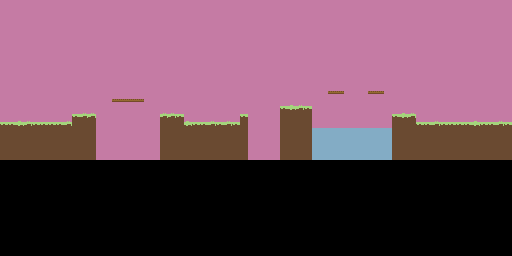

Below is a game level as drawn by its tile map, then a one-line description and the .tmx file that defines it, in full:
An orthogonal 64x32 tile map with 8x8 px tiles, 1 tile layer (Tile Layer 1).

<map version="1.10" tiledversion="1.11.2" orientation="orthogonal" renderorder="right-down" width="64" height="32" tilewidth="8" tileheight="8" infinite="0" nextlayerid="2" nextobjectid="1">
 <tileset firstgid="1" source="tileset.tsx" />
 <layer id="1" name="Tile Layer 1" width="64" height="32">
  <data encoding="csv">
9,9,9,9,9,9,9,9,9,9,9,9,9,9,9,9,9,9,9,9,9,9,9,9,9,9,9,9,9,9,9,9,9,9,9,9,9,9,9,9,9,9,9,9,9,9,9,9,9,9,9,9,9,9,9,9,9,9,9,9,9,9,9,9,
9,9,9,9,9,9,9,9,9,9,9,9,9,9,9,9,9,9,9,9,9,9,9,9,9,9,9,9,9,9,9,9,9,9,9,9,9,9,9,9,9,9,9,9,9,9,9,9,9,9,9,9,9,9,9,9,9,9,9,9,9,9,9,9,
9,9,9,9,9,9,9,9,9,9,9,9,9,9,9,9,9,9,9,9,9,9,9,9,9,9,9,9,9,9,9,9,9,9,9,9,9,9,9,9,9,9,9,9,9,9,9,9,9,9,9,9,9,9,9,9,9,9,9,9,9,9,9,9,
9,9,9,9,9,9,9,9,9,9,9,9,9,9,9,9,9,9,9,9,9,9,9,9,9,9,9,9,9,9,9,9,9,9,9,9,9,9,9,9,9,9,9,9,9,9,9,9,9,9,9,9,9,9,9,9,9,9,9,9,9,9,9,9,
9,9,9,9,9,9,9,9,9,9,9,9,9,9,9,9,9,9,9,9,9,9,9,9,9,9,9,9,9,9,9,9,9,9,9,9,9,9,9,9,9,9,9,9,9,9,9,9,9,9,9,9,9,9,9,9,9,9,9,9,9,9,9,9,
9,9,9,9,9,9,9,9,9,9,9,9,9,9,9,9,9,9,9,9,9,9,9,9,9,9,9,9,9,9,9,9,9,9,9,9,9,9,9,9,9,9,9,9,9,9,9,9,9,9,9,9,9,9,9,9,9,9,9,9,9,9,9,9,
9,9,9,9,9,9,9,9,9,9,9,9,9,9,9,9,9,9,9,9,9,9,9,9,9,9,9,9,9,9,9,9,9,9,9,9,9,9,9,9,9,9,9,9,9,9,9,9,9,9,9,9,9,9,9,9,9,9,9,9,9,9,9,9,
9,9,9,9,9,9,9,9,9,9,9,9,9,9,9,9,9,9,9,9,9,9,9,9,9,9,9,9,9,9,9,9,9,9,9,9,9,9,9,9,9,9,9,9,9,9,9,9,9,9,9,9,9,9,9,9,9,9,9,9,9,9,9,9,
9,9,9,9,9,9,9,9,9,9,9,9,9,9,9,9,9,9,9,9,9,9,9,9,9,9,9,9,9,9,9,9,9,9,9,9,9,9,9,9,9,9,9,9,9,9,9,9,9,9,9,9,9,9,9,9,9,9,9,9,9,9,9,9,
9,9,9,9,9,9,9,9,9,9,9,9,9,9,9,9,9,9,9,9,9,9,9,9,9,9,9,9,9,9,9,9,9,9,9,9,9,9,9,9,9,9,9,9,9,9,9,9,9,9,9,9,9,9,9,9,9,9,9,9,9,9,9,9,
9,9,9,9,9,9,9,9,9,9,9,9,9,9,9,9,9,9,9,9,9,9,9,9,9,9,9,9,9,9,9,9,9,9,9,9,9,9,9,9,9,9,9,9,9,9,9,9,9,9,9,9,9,9,9,9,9,9,9,9,9,9,9,9,
9,9,9,9,9,9,9,9,9,9,9,9,9,9,9,9,9,9,9,9,9,9,9,9,9,9,9,9,9,9,9,9,9,9,9,9,9,9,9,9,1,7,7,9,9,9,7,7,1,9,9,9,9,9,9,9,9,9,9,9,9,9,9,9,
9,9,9,9,9,9,9,9,9,9,9,9,9,9,7,7,7,7,9,9,9,9,9,9,9,9,9,9,9,9,9,9,9,9,1,9,9,9,9,1,9,9,9,9,9,9,9,9,9,9,9,9,9,9,9,9,9,9,9,9,9,9,9,9,
9,9,9,9,9,9,9,9,9,9,9,9,9,9,9,9,9,9,9,9,9,9,9,9,9,9,9,9,9,9,9,9,9,9,1,3,4,5,3,1,9,9,9,9,9,9,9,9,9,9,9,9,9,9,9,9,9,9,9,9,9,9,9,9,
9,9,9,9,9,9,9,9,9,3,5,5,9,9,9,9,9,9,9,9,5,5,3,9,9,9,9,9,9,9,3,9,9,9,1,2,2,2,2,1,9,9,9,9,9,9,9,9,9,3,4,5,9,9,9,9,9,9,9,9,9,9,9,9,
3,3,4,5,3,3,3,3,5,2,2,2,1,1,1,1,1,1,1,1,2,2,2,4,3,3,5,3,5,3,2,9,1,1,1,2,2,2,2,1,1,1,1,1,1,1,1,1,1,2,2,2,3,3,5,3,3,3,3,4,3,3,5,3,
2,2,2,2,2,2,2,2,2,2,2,2,1,1,1,1,1,1,1,1,2,2,2,2,2,2,2,2,2,2,2,9,1,1,1,2,2,2,2,6,6,6,6,6,6,6,6,6,6,2,2,2,2,2,2,2,2,2,2,2,2,2,2,2,
2,2,2,2,2,2,2,2,2,2,2,2,1,1,1,1,1,1,1,1,2,2,2,2,2,2,2,2,2,2,2,9,1,1,1,2,2,2,2,6,6,6,6,6,6,6,6,6,6,2,2,2,2,2,2,2,2,2,2,2,2,2,2,2,
2,2,2,2,2,2,2,2,2,2,2,2,1,1,1,1,1,1,1,1,2,2,2,2,2,2,2,2,2,2,2,9,1,1,1,2,2,2,2,6,6,6,6,6,6,6,6,6,6,2,2,2,2,2,2,2,2,2,2,2,2,2,2,2,
2,2,2,2,2,2,2,2,2,2,2,2,1,1,1,1,1,1,1,1,2,2,2,2,2,2,2,2,2,2,2,9,1,1,1,2,2,2,2,6,6,6,6,6,6,6,6,6,6,2,2,2,2,2,2,2,2,2,2,2,2,2,2,2,
0,0,0,0,0,0,0,0,0,0,0,0,0,0,0,0,0,0,0,0,0,0,0,0,0,0,0,0,0,0,0,0,0,0,0,0,0,0,0,0,0,0,0,0,0,0,0,0,0,0,0,0,0,0,0,0,0,0,0,0,0,0,0,0,
0,0,0,0,0,0,0,0,0,0,0,0,0,0,0,0,0,0,0,0,0,0,0,0,0,0,0,0,0,0,0,0,0,0,0,0,0,0,0,0,0,0,0,0,0,0,0,0,0,0,0,0,0,0,0,0,0,0,0,0,0,0,0,0,
0,0,0,0,0,0,0,0,0,0,0,0,0,0,0,0,0,0,0,0,0,0,0,0,0,0,0,0,0,0,0,0,0,0,0,0,0,0,0,0,0,0,0,0,0,0,0,0,0,0,0,0,0,0,0,0,0,0,0,0,0,0,0,0,
0,0,0,0,0,0,0,0,0,0,0,0,0,0,0,0,0,0,0,0,0,0,0,0,0,0,0,0,0,0,0,0,0,0,0,0,0,0,0,0,0,0,0,0,0,0,0,0,0,0,0,0,0,0,0,0,0,0,0,0,0,0,0,0,
0,0,0,0,0,0,0,0,0,0,0,0,0,0,0,0,0,0,0,0,0,0,0,0,0,0,0,0,0,0,0,0,0,0,0,0,0,0,0,0,0,0,0,0,0,0,0,0,0,0,0,0,0,0,0,0,0,0,0,0,0,0,0,0,
0,0,0,0,0,0,0,0,0,0,0,0,0,0,0,0,0,0,0,0,0,0,0,0,0,0,0,0,0,0,0,0,0,0,0,0,0,0,0,0,0,0,0,0,0,0,0,0,0,0,0,0,0,0,0,0,0,0,0,0,0,0,0,0,
0,0,0,0,0,0,0,0,0,0,0,0,0,0,0,0,0,0,0,0,0,0,0,0,0,0,0,0,0,0,0,0,0,0,0,0,0,0,0,0,0,0,0,0,0,0,0,0,0,0,0,0,0,0,0,0,0,0,0,0,0,0,0,0,
0,0,0,0,0,0,0,0,0,0,0,0,0,0,0,0,0,0,0,0,0,0,0,0,0,0,0,0,0,0,0,0,0,0,0,0,0,0,0,0,0,0,0,0,0,0,0,0,0,0,0,0,0,0,0,0,0,0,0,0,0,0,0,0,
0,0,0,0,0,0,0,0,0,0,0,0,0,0,0,0,0,0,0,0,0,0,0,0,0,0,0,0,0,0,0,0,0,0,0,0,0,0,0,0,0,0,0,0,0,0,0,0,0,0,0,0,0,0,0,0,0,0,0,0,0,0,0,0,
0,0,0,0,0,0,0,0,0,0,0,0,0,0,0,0,0,0,0,0,0,0,0,0,0,0,0,0,0,0,0,0,0,0,0,0,0,0,0,0,0,0,0,0,0,0,0,0,0,0,0,0,0,0,0,0,0,0,0,0,0,0,0,0,
0,0,0,0,0,0,0,0,0,0,0,0,0,0,0,0,0,0,0,0,0,0,0,0,0,0,0,0,0,0,0,0,0,0,0,0,0,0,0,0,0,0,0,0,0,0,0,0,0,0,0,0,0,0,0,0,0,0,0,0,0,0,0,0,
0,0,0,0,0,0,0,0,0,0,0,0,0,0,0,0,0,0,0,0,0,0,0,0,0,0,0,0,0,0,0,0,0,0,0,0,0,0,0,0,0,0,0,0,0,0,0,0,0,0,0,0,0,0,0,0,0,0,0,0,0,0,0,0
</data>
 </layer>
</map>
